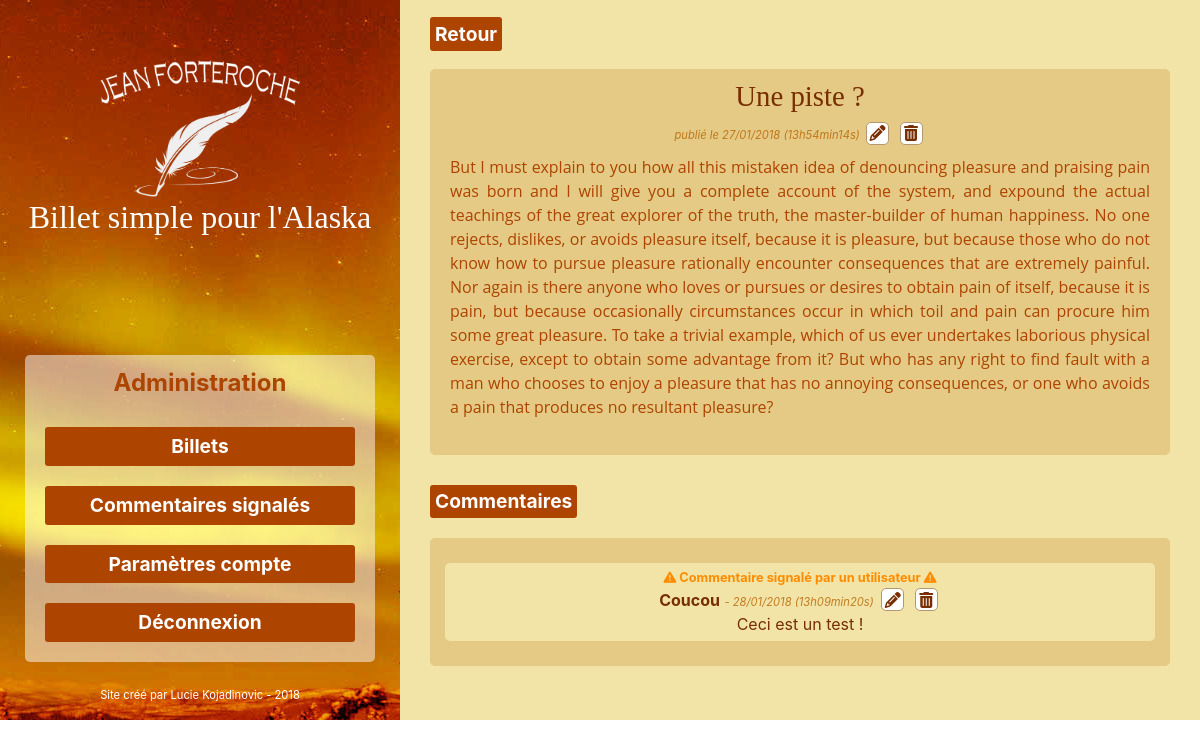
The page /index.php?action=displayOnePostAdmin&id=13 (signed in) on the database as committed earlier.
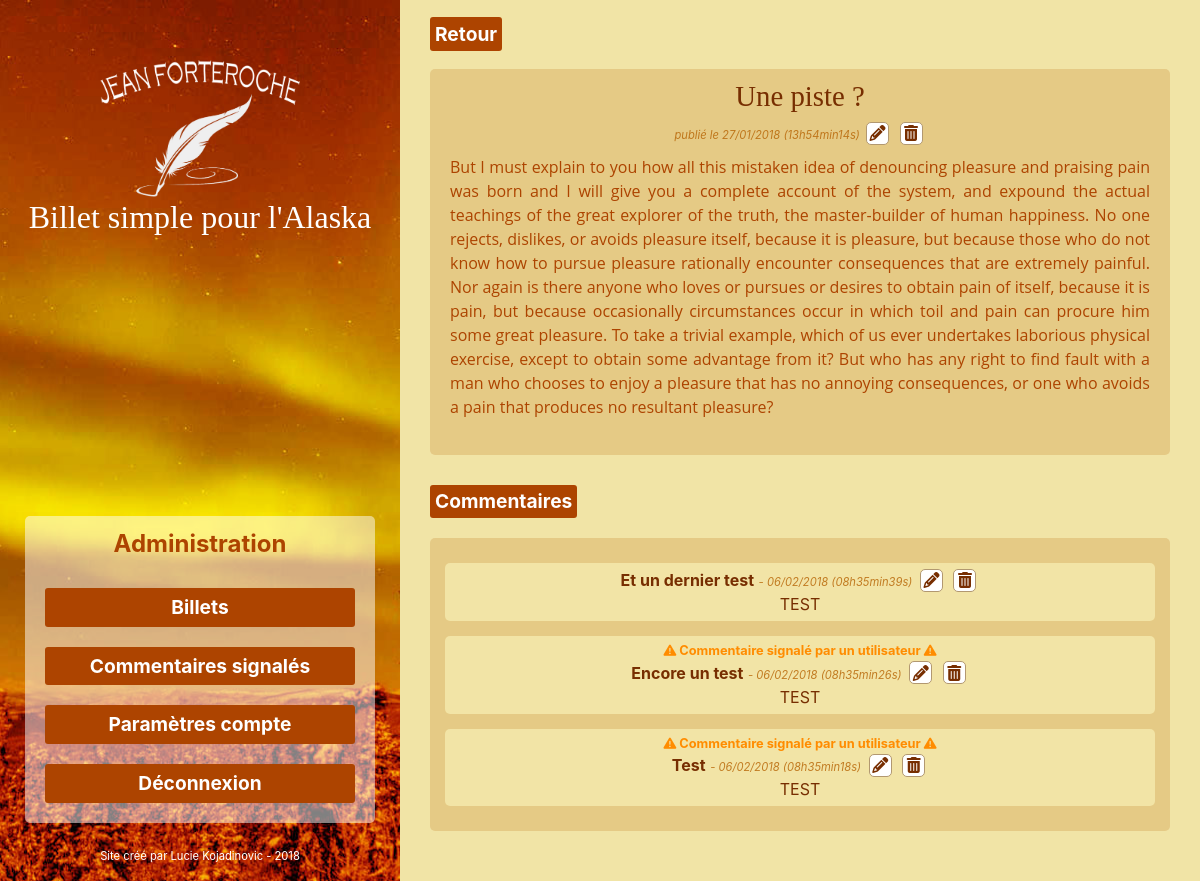
The same page on the database as committed later.
### tables this page shows
CREATE TABLE `comments` (
  `id` int(11) NOT NULL,
  `id_post` int(11) NOT NULL,
  `author` varchar(255) NOT NULL,
  `comment` text NOT NULL,
  `comment_date` datetime NOT NULL,
  `signalised` tinyint(1) NOT NULL DEFAULT '0'
);

### controler/backend.php (called while the page is built, shortened)
<?php
class BackendControler extends MainControler
{
	public function displayOnePostAdmin($postId) {
		$postManager = new \Kldr\Blog\Model\PostManager();
		$commentManager = new \Kldr\Blog\Model\CommentManager();
		$post = $postManager->getPost($postId);
		$comments = $commentManager->getComments($postId);
		require('./view/backend/adminPostDisplayOne.php');
		}
}

### model/PostManager.php (called while the page is built, shortened)
<?php
class PostManager extends Manager
{
    public function getPost($postId) {
        $db = $this->dbConnect();
        $req = $db->prepare('SELECT id, title, content, DATE_FORMAT(creation_date, \'%d/%m/%Y (%Hh%imin%ss)\') AS creation_date_fr FROM posts WHERE id = ?');
        $req->execute(array($postId));
        $post = $req->fetch();
        return $post;
    }
}

### model/CommentManager.php (called while the page is built, shortened)
<?php
class CommentManager extends Manager
{
    public function getComments($postId)
    {
		$db = $this->dbConnect();
	    $comments = $db->prepare('SELECT id, id_post, author, comment, signalised, DATE_FORMAT(comment_date, \'%d/%m/%Y (%Hh%imin%ss)\') AS comment_date_fr FROM comments WHERE id_post = ? ORDER BY comment_date DESC');
	    $comments->execute(array($postId));
    return $comments;
	}
}

### view/backend/adminPostDisplayOne.php (the view, shortened to what this page needs)
<a href="index.php?action=displayAllPostsAdmin" class="buttonStyle">Retour</a>
<?php
if(!empty($post)) {
?>
    <div class="news">
        <h3><?php echo htmlspecialchars($post['title']); ?></h3>
        <i class="smallInfosText">publié le <?php echo htmlspecialchars($post['creation_date_fr']); ?> </i>
        <a href="index.php?action=editPostForm&amp;id=<?php echo htmlspecialchars($post['id']); ?>"><i class="fa fa-pencil" aria-hidden="true"></i></a>
        <a href="index.php?action=deletePost&amp;id=<?php echo htmlspecialchars($post['id']); ?>" onclick="return(confirm('Etes-vous sûr de vouloir supprimer ce billet ?'));"><i class="fa fa-trash" aria-hidden="true"></i></a>
        <?php echo nl2br($post['content']); ?>
    </div>
<?php
} else {
    header('Location: adminIndex.php');
}
?>
<h2>Commentaires</h2>
<?php
if (!empty($post)) {
?>
    <div id="commentDisplay">
    <?php
    while ($comment = $comments->fetch()) {
    ?>
        <div class="commentStyle">
            <?php
            if ($comment['signalised']) {
            ?>
            <div class="adminSignalised">
                <i class="fa fa-exclamation-triangle"></i> Commentaire signalé par un utilisateur <i class="fa fa-exclamation-triangle"></i>
            </div>
            <?php
            }
            ?>
            <strong><?php echo htmlspecialchars($comment['author']); ?></strong>
            <i class="smallInfosText">- <?php echo htmlspecialchars($comment['comment_date_fr']); ?></i>
            <a href="index.php?action=editCommentForm&amp;id=<?php echo htmlspecialchars($comment['id']); ?>"><i class="fa fa-pencil" aria-hidden="true"></i></a>
            <a href="index.php?action=deleteComment&amp;id=<?php echo htmlspecialchars($comment['id']); ?>" onclick="return(confirm('Etes-vous sûr de vouloir supprimer ce commentaire ?'));"><i class="fa fa-trash" aria-hidden="true"></i></a>
            <p><?php echo $comment['comment']; ?></p>
        </div>
    <?php
    }
    ?>
</div>
<?php
}
?>
<?php $content = ob_get_clean();
require('./view/backend/adminTemplate.php');
?>

Rows that differ between the two databases and show on the page:
removed comments: signalised 1 (drawn), author "Coucou", comment_date_fr "28/01/2018 (13h09min20s)", comment "Ceci est un test !"
added comments: author "Et un dernier test", comment_date_fr "06/02/2018 (08h35min39s)", comment "TEST"
added comments: signalised 1 (drawn), author "Encore un test", comment_date_fr "06/02/2018 (08h35min26s)", comment "TEST"
added comments: signalised 1 (drawn), author "Test", comment_date_fr "06/02/2018 (08h35min18s)", comment "TEST"
